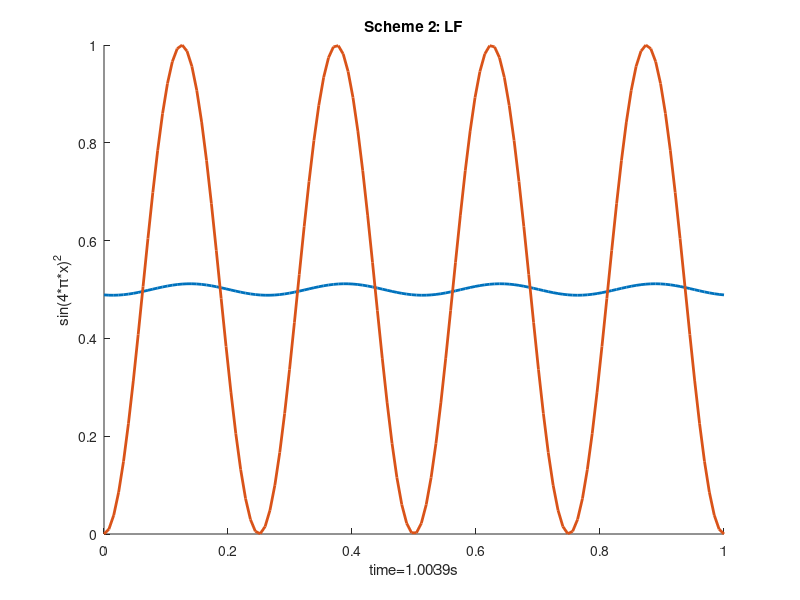

The MATLAB script that drew this image: (Note: this script raises an error after producing the figure.)
clear all;
close all;
clc;

% Realtime simulation of LAE using numerical schemes
% iScheme = 1 ==> FTCS
% iScheme = 2 ==> LF
% iScheme = 3 ==> FTFS
% iScheme = 4 ==> FTBS
%iScheme = input('select scheme ');

NX = 127;    % Number of subintervals for discretisation. |--!--!--!--| 40 nodes!
dx = 1/NX;  % defination of mesh spaceingerrglob(4) = 0
errglob(4)=0;
for j=1:NX+1
    x(j) =(j-1)*dx;         % discreetization in Space Direction
    ue(j)=sin(4*pi*x(j))^2; % waveform t for time=0
end
un=ue;
sigma=0.5;
c=1;
dt=dx*sigma/c;
for iScheme=1:4
    elapseT=0;
    un=ue;
    while(elapseT<1)
        elapseT=elapseT+dt;
        
        % FTCS %
        if iScheme==1
            SchemeName='Scheme 1: FTCS';
            unp(1)=un(1) - 0.5*sigma*(un(2)-un(NX));
            for j=2:NX
                unp(j)=un(j) - 0.5*sigma*(un(j+1)-un(j-1));
            end
            unp(NX+1)=un(NX+1) - 0.5*sigma*(un(2)-un(NX));
            un=unp;
        elseif iScheme==2 %LF
            SchemeName='Scheme 2: LF';
            unp(1)=0.5*(un(NX)+un(2)) - 0.5*sigma*(un(2)-un(NX));
            for j=2:NX
                unp(j)=0.5*(un(j-1)+un(j+1)) - 0.5*sigma*(un(j+1)-un(j-1));
            end
            unp(NX+1)=0.5*(un(NX)+un(2)) - 0.5*sigma*(un(2)-un(NX));
            un=unp;
            % Todo: Remove disturbances in scheme 3 %
        elseif iScheme==3 %FTFS
            SchemeName='Scheme 3: FTFS';
            unp(1)=un(1) - 0.5*sigma*(un(2)-un(1));
            for j=2:NX
                unp(j)=un(j) - 0.5*sigma*(un(j+1)-un(j));
            end
            unp(NX+1)=un(NX+1) - 0.5*sigma*(un(2)-un(NX+1));
            un=unp;
        elseif iScheme==4 %FTBS
            SchemeName='Scheme 4: FTBS';
            unp(1)=un(1) - 0.5*sigma*(un(1)-un(NX));
            for j=2:NX
                unp(j)=un(j) - 0.5*sigma*(un(j)-un(j-1));
            end
            unp(NX+1)=un(NX+1) - 0.5*sigma*(un(NX+1)-un(NX));
            un=unp;
        else
        end
        
        %Calculate Error
        for j=1 : NX+1
            errglob(iScheme) = errglob(iScheme) + (ue(j)-un(j))^2;
        end
        errglob(iScheme) = errglob(iScheme)/(NX+1);
        errglob(iScheme) = sqrt(errglob(iScheme));
        dxlist(iScheme)=dx;
        
        
        hold on
        cla;
        title(SchemeName);
        xlabel('x');
        xlabel(strcat('time= ',num2str(elapseT),'s'));
        ylabel('sin(4*\pi*x)^{2}');
        plot(x,unp,'LineWidth',2);
        plot(x,ue,'LineWidth',2);
        %        legend('Exact Solution','Numerical Solution')
        pause(0.0001);
    end
    pause(1);
    plot(dxlist,errglob);
end
